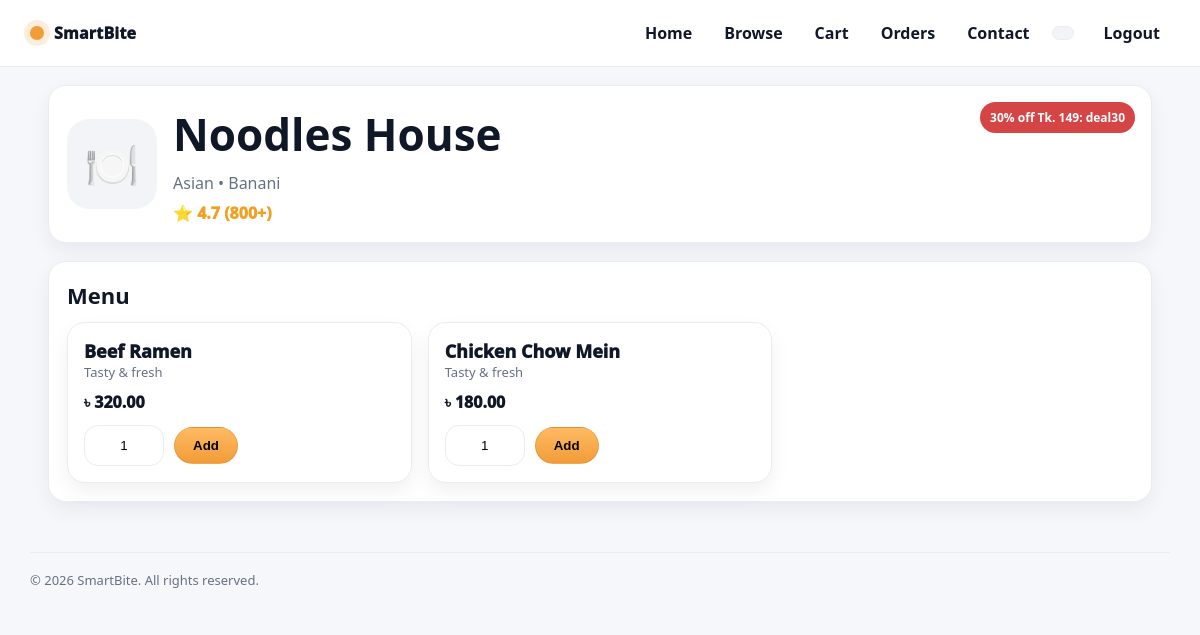
Screenshot of /restaurant.php?id=2 (signed in) with the database file from the repository.
### tables this page shows
CREATE TABLE IF NOT EXISTS restaurants (
  id INT AUTO_INCREMENT PRIMARY KEY,
  owner_user_id INT NOT NULL,
  name VARCHAR(160) NOT NULL,
  category VARCHAR(80) NOT NULL DEFAULT 'Food',
  address VARCHAR(220) DEFAULT '',
  rating DECIMAL(2,1) DEFAULT 4.5,
  ratings_count INT DEFAULT 0,
  promo_text VARCHAR(120) DEFAULT '30% off Tk. 149: deal30',
  image_url VARCHAR(255) DEFAULT '',
  created_at TIMESTAMP DEFAULT CURRENT_TIMESTAMP,
  FOREIGN KEY (owner_user_id) REFERENCES users(id) ON DELETE CASCADE
);

CREATE TABLE IF NOT EXISTS menu_items (
  id INT AUTO_INCREMENT PRIMARY KEY,
  restaurant_id INT NOT NULL,
  name VARCHAR(160) NOT NULL,
  price DECIMAL(10,2) NOT NULL,
  is_active TINYINT(1) DEFAULT 1,
  created_at TIMESTAMP DEFAULT CURRENT_TIMESTAMP,
  FOREIGN KEY (restaurant_id) REFERENCES restaurants(id) ON DELETE CASCADE
);

### public/restaurant.php (the view, shortened to what this page needs)
<?php
require_once __DIR__."/../config/db.php";
$rid = (int)($_GET["id"] ?? 0);
$r = $conn->query("SELECT * FROM restaurants WHERE id=$rid")->fetch_assoc();
$items = $conn->query("SELECT * FROM menu_items WHERE restaurant_id=$rid AND is_active=1 ORDER BY id DESC")->fetch_all(MYSQLI_ASSOC);
include __DIR__."/../partials/head.php";
include __DIR__."/../partials/header.php";
?>
<main class="container">
  <section class="top card">
    <div class="hero">
      <div class="pic">🍽️</div>
      <div>
        <h1 class="h1"><?= htmlspecialchars($r["name"]) ?></h1>
        <div class="muted"><?= htmlspecialchars($r["category"]) ?> • <?= htmlspecialchars($r["address"]) ?></div>
        <div class="rate">⭐ <?= htmlspecialchars($r["rating"]) ?> (<?= (int)$r["ratings_count"] ?>+)</div>
      </div>
    </div>
    <div class="promo"><?= htmlspecialchars($r["promo_text"]) ?></div>
  </section>
  <section class="card section">
    <h2 class="h2">Menu</h2>
    <div class="menu">
      <?php foreach($items as $it): ?>
        <div class="item card">
          <div class="item-name"><?= htmlspecialchars($it["name"]) ?></div>
          <div class="muted small">Tasty & fresh</div>
          <div class="price">৳ <?= number_format((float)$it["price"],2) ?></div>
          <form method="post" class="add">
            <input class="input qty" name="qty" value="1">
            <button class="btn btn-primary">Add</button>
          </form>
        </div>
      <?php endforeach; ?>
    </div>
  </section>
</main>
<?php include __DIR__."/../partials/footer.php"; ?>

### assets/css/base.css (style rules this page uses)
:root { --bg:#f6f7fb; --surface:#ffffff; --text:#101828; --muted:#667085; --border:#eaecf0; --brand:#f29c38; --brand2:#ffba63; --shadow: 0 14px 40px rgba(16,24,40,.08); --shadow-sm: 0 8px 20px rgba(16,24,40,.06); --radius: 18px; --container: 1140px; --font: ui-sans-serif, system-ui, -apple-system, Segoe UI, Roboto, Arial, "Noto Sans"; }
* { box-sizing:border-box }
html,body { height:100% }
body { margin:0; font-family:var(--font); color:var(--text); background:var(--bg) }
.container { max-width:var(--container); margin:0 auto; padding:0 18px }
.card { background:var(--surface); border:1px solid var(--border); border-radius:var(--radius); box-shadow:var(--shadow-sm); }
.btn { display:inline-flex; align-items:center; justify-content:center; border-radius:999px; border:1px solid rgba(0,0,0,.08); padding:10px 18px; font-weight:900; cursor:pointer; background:#fff; transition:.18s ease; }
.btn-primary { background:linear-gradient(180deg,var(--brand2),var(--brand)); }
.input { width:100%; padding:12px 14px; border-radius:14px; border:1px solid var(--border); outline:none; background:#fff; }
.muted { color:var(--muted) }
.small { font-size:13px }
.h1 { font-size:44px; margin:0 0 8px }
.h2 { font-size:22px; margin:0 0 12px }

### assets/css/restaurant_view.css (style rules this page uses)
.top { margin-top:18px; padding:18px; position:relative; overflow:hidden }
.hero { display:flex; gap:16px; align-items:center }
.pic { width:90px; height:90px; border-radius:22px; background:#f2f4f7; display:flex; align-items:center; justify-content:center; font-size:44px }
.rate { margin-top:8px; font-weight:1000; color:#f2a024 }
.promo { position:absolute; right:16px; top:16px; background:#d64545; color:#fff; padding:7px 10px; border-radius:999px; font-weight:900; font-size:12px }
.section { margin-top:18px; padding:18px }
.menu { display:grid; grid-template-columns:repeat(3,1fr); gap:16px; margin-top:12px }
.item { padding:16px }
.item-name { font-weight:1000; font-size:18px }
.price { margin-top:10px; font-weight:1000 }
.add { margin-top:12px; display:flex; gap:10px; align-items:center }
.qty { max-width:80px; text-align:center }

### rows the page displays
restaurants: name "Noodles House", category "Asian", address "Banani", rating "4.7", ratings_count "800", promo_text "30% off Tk. 149: deal30"
menu_items: name "Beef Ramen", price "320.00"
menu_items: name "Chicken Chow Mein", price "180.00"

### other values shown
$label "Home Browse Cart Orders Contact Logout"
